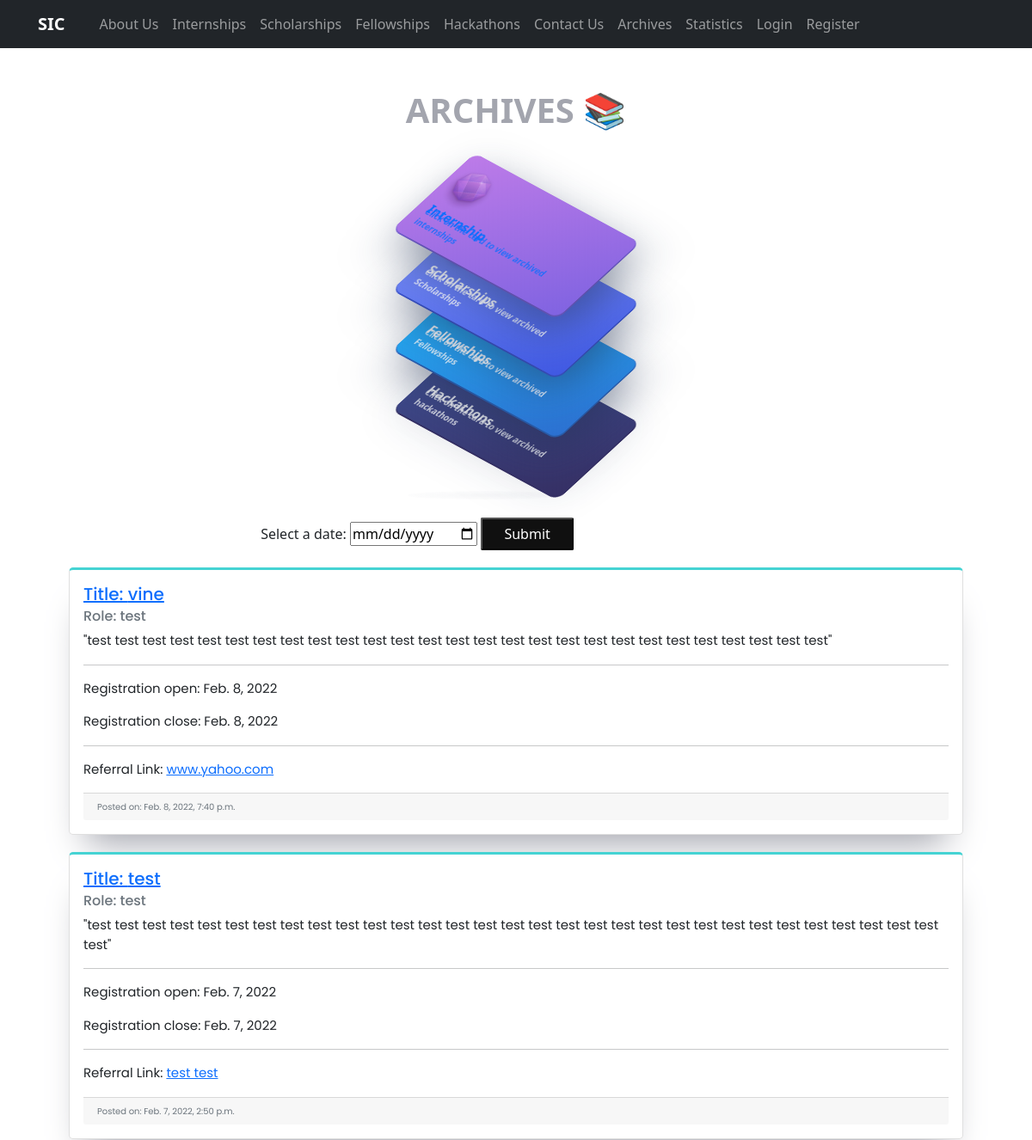
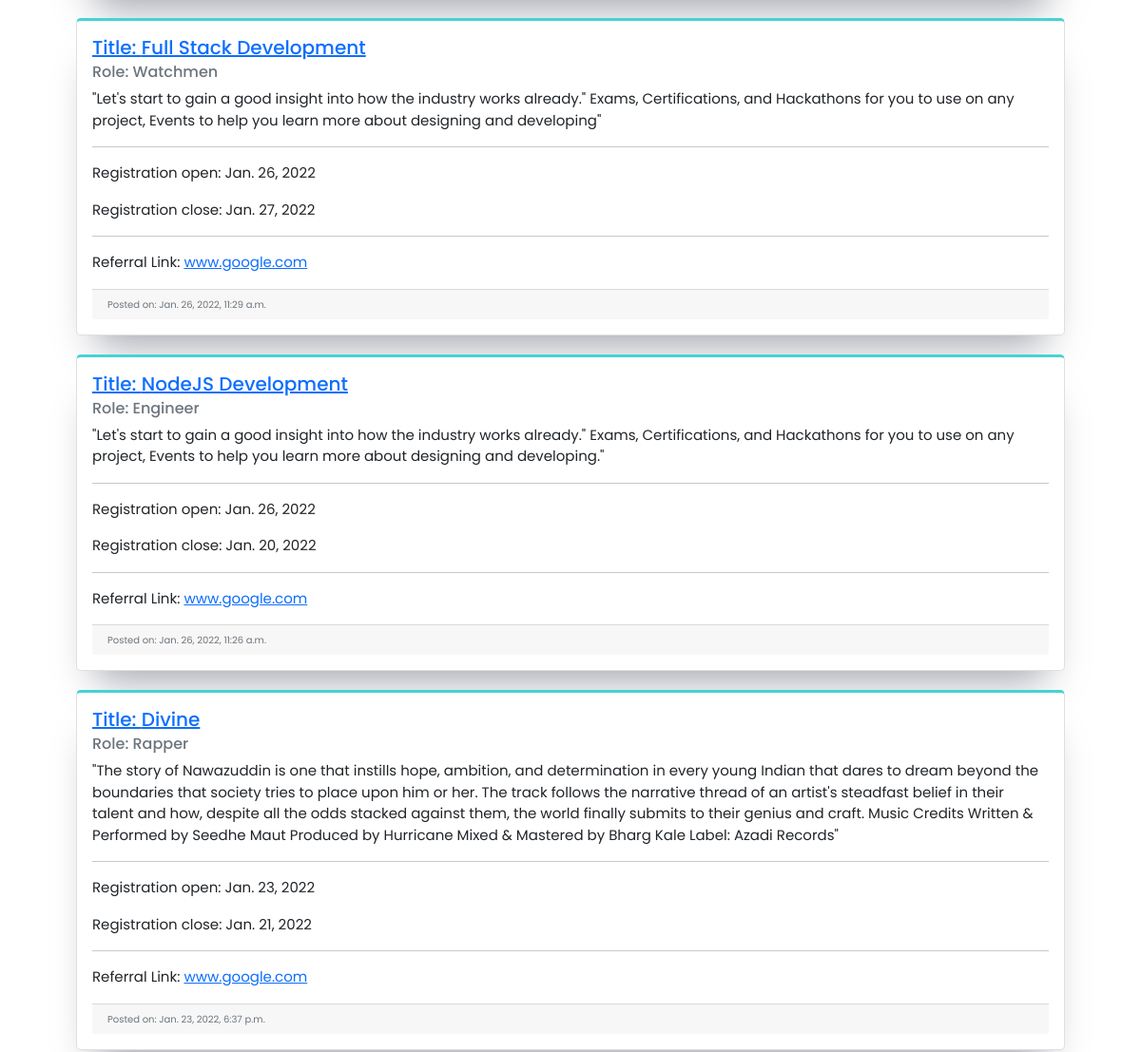
Page /archives/Internships/ (upper part) on the earlier database version (2 pictures, top to bottom).
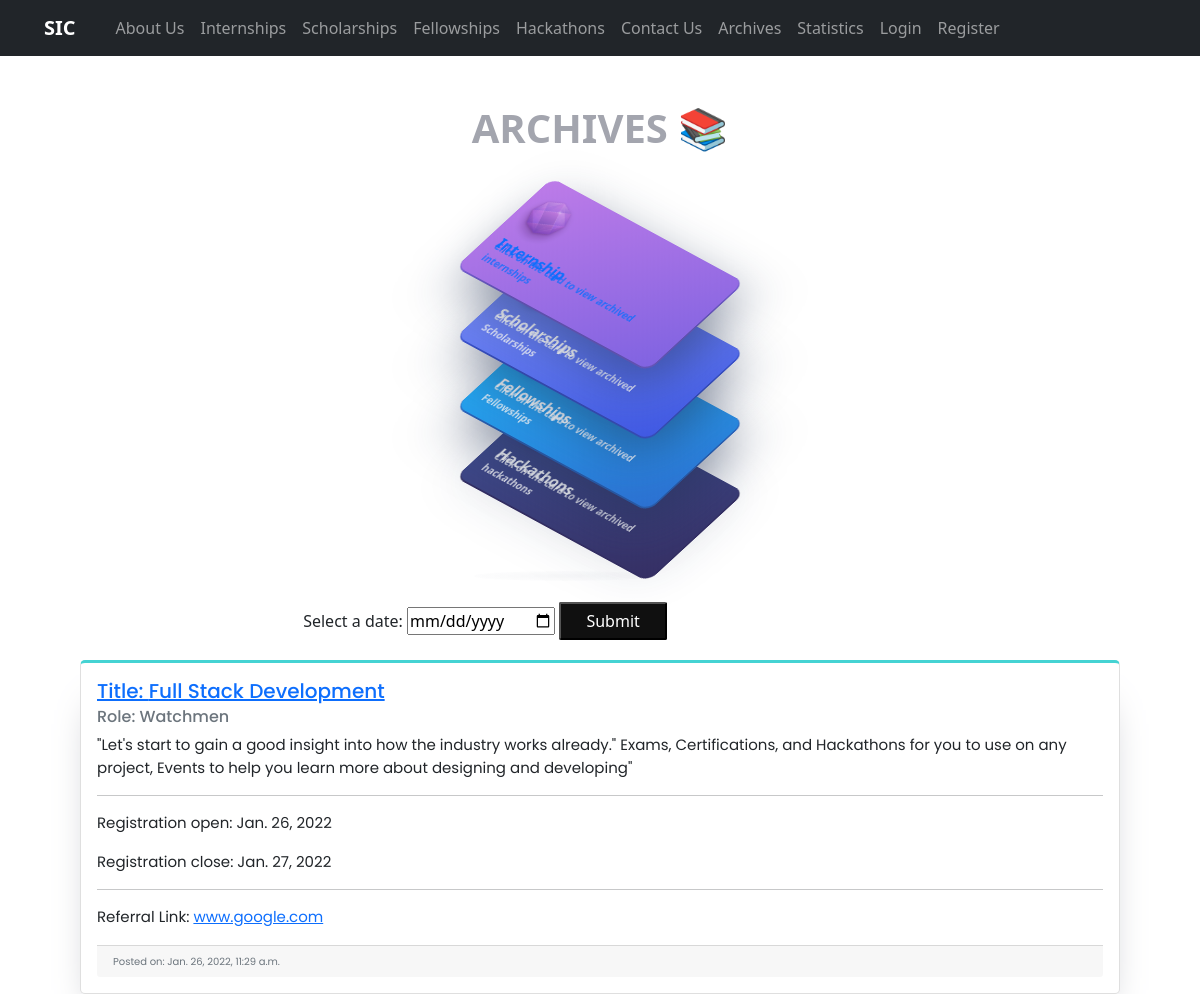
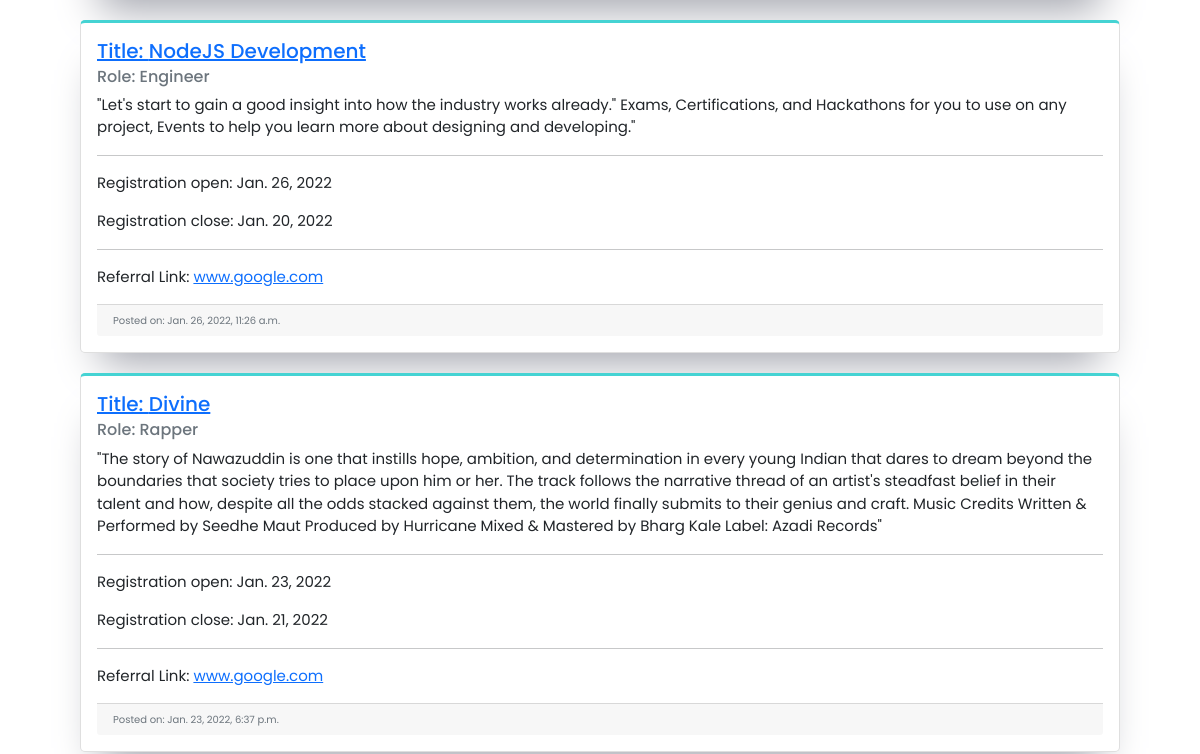
Same page on the later database version (2 pictures, top to bottom).
### page/models.py (models this page shows, shortened)
class Internship(models.Model):
    title = models.CharField(max_length=75, blank=False)
    comapny_org = models.CharField(max_length=150, blank=True)
    role = models.CharField(max_length=50, blank=False)
    format = models.CharField(max_length=50, blank=False)
    description = models.TextField()
    registration_open = models.DateField()
    registration_close = models.DateField()
    eligibility = models.TextField()
    referral_link = models.CharField(max_length=100, blank=False)
    branch = models.CharField(max_length=50, choices=BRANCH_CHOICES, default='Everyone')
    date_posted = models.DateTimeField(default=timezone.now, blank=False)

### page/views.py (the view, shortened to what this page needs)
# urls.py: path('archives/<str:section>/', views.archives_branch, name='archives-branch'),
def archives_branch(request, section):
    if section == "Internships":
        context = {
            'allarchives': all_archives,
            'count': Internship.objects.all().count(),
            'internships': Internship.objects.order_by('-date_posted')
        }
        return render(request, 'page/archives.html', context)
    return render(request, 'page/archives.html', context)

### page/templates/page/archives.html (shortened to what this page needs)
{% extends "page/base.html" %}
{% block content %}
{% load static %}
<div class="mainContainer">
<h1>
ARCHIVES 📚
</h1>
<div class="tariffCards">
   <div class="economy">
      <img alt="Economy" height="74">
      <a href="{% url 'archives-branch' 'Internships' %}"><h3>Internship</h3>
      <span>Click on the card to view archived  internships</span></a>
    </div>
    <div class="premiumeconomy">
      <h3>Scholarships</h3>
      <span>Click on the card to view archived Scholarships</span>
    </div>
    <div class="business">
      <h3>Fellowships</h3>
      <span>Click on the card to view archived Fellowships</span>
    </div>
    <div class="first">
      <h3>Hackathons</h3>
      <span>Click on the card to view archived hackathons</span>
    </div>
  </div>
<div class="fullcontainer">
    <div class="container">
    <div class="internships">
        {% if internships %}
            <form action="{% url 'selector' %}" method="post">
                <label for="date">Select a date:</label>
                <input type="date" id="date" name="date">
                <button class="button_base" type="submit">Submit</button>
            </form>
        {% endif %}
        {% for post in internships %}
        <div class="grid">
            <div class="card cardtwo">
                <div class="card-body">
                    <h5><a class="card-title" href="{% url 'specific_internship' post.title %}">Title: {{ post.title }}</a></h5>
                    <h6 class="card-subtitle mb-2 text-muted">Role: {{ post.role }}</h6>
                    <p class="card-text ">"{{ post.description }}"</p>
                    <hr>
                    <p class="card-texttwo ">Registration open: {{ post.registration_open}}</p>
                    <p class="card-texttwo ">Registration close: {{ post.registration_close}}</p>
                    <hr>
                    <p>Referral Link: <a href=https://{{ post.referral_link }} class="card-link">{{ post.referral_link }}</a>
                    </p>
                    <div class="card-footer text-muted" style="font-size:10px; text-align:left">Posted on: {{ post.date_posted }}
                    </div>
                </div>
            </div>
        </div>
        {% endfor %}
    </div>
    </div>
</div>
</div>
{% endblock content %}

### page/templates/page/base.html (shortened to what this page needs)
{% load static %}
<!DOCTYPE html>
<html lang="en">
  <head>
    <link
      href="https://cdn.jsdelivr.net/npm/bootstrap@5.1.3/dist/css/bootstrap.min.css"
      rel="stylesheet"
    />
  </head>
  <body>
    <nav class="navbar navbar-expand-lg navbar-dark bg-dark">
      <a class="navbar-brand" href="{% url 'page-about' %}">SIC</a>
      <div class="collapse navbar-collapse" id="navbarText">
        <ul class="navbar-nav mr-auto">
          <li class="nav-item">
            <a class="nav-link" href="{% url 'page-about' %}">About Us</a>
          </li>
          <li class="nav-item active">
            <a class="nav-link" href="{% url 'page-internships' %}"
              >Internships </a>
          </li>
          <li class="nav-item">
            <a class="nav-link" href="{% url 'page-scholarships' %}"
              >Scholarships</a
            >
          </li>
          <li class="nav-item">
            <a class="nav-link" href="{% url 'page-fellowships' %}"
              >Fellowships</a
            >
          </li>
          <li class="nav-item">
            <a class="nav-link" href="{% url 'page-hackathons' %}"
              >Hackathons</a
            >
          </li>
          <li class="nav-item">
            <a class="nav-link" href="{% url 'contact-us' %}">Contact Us</a>
          </li>
          <li class="nav-item">
            <a class="nav-link" href="{% url 'archives' %}">Archives</a>
          </li>
          <li class="nav-item">
            <a class="nav-link" href="{% url 'stats' %}">Statistics</a>
          </li>
          {% if user.is_authenticated %}
          <li class="nav-item">
            <a class="nav-link" href="{% url 'events' user.username %}"
              >Events</a
            >
          </li>
          <li class="nav-item">
            <a
              class="nav-link"
              href="{% url 'logout' %}"
              style="align-items: right; padding-left: 660%"
              >Logout</a
            >
          </li>
          {% else %}
          <li class="nav-item">
            <a class="nav-link" href="{% url 'login' %}">Login</a>
          </li>
          <li class="nav-item">
            <a class="nav-link" href="{% url 'register' %}">Register</a>
          </li>
          {% endif %}
        </ul>
      </div>
    </nav>
    {% block content %} {% endblock %}
  </body>
</html>

### page/templates/page/base.html (style rules this page uses)
.navbar-brand { padding-left: 1%; margin-right: 2rem; margin-left: 2rem; font-weight: bolder; }

### page/templates/page/archives.html (style rules this page uses)
.mainContainer { display: flex; flex-direction: column; justify-content: center; align-items: center; padding: 3rem; }
.mainContainer h1 { font-weight: bolder; margin-bottom: 2rem; color: hsl(229, 6%, 66%); }
.card { border-top: 3px solid hsl(180, 62%, 55%); margin: 20px; font-size: 15px; font-family: 'Poppins', sans-serif; border-radius: 5px; box-shadow: 0px 30px 40px -20px hsl(229, 6%, 66%); }
.button_base { background-color: #101010; color:white; padding: 5px; border-radius: 2px; width: 10% }
.tariffCards { margin: 20px; top: 50%; left: 50%; margin-bottom: 3rem; transform: translate3d(0, 0, 0); transform-style: preserve-3d; }
.tariffCards:after { position: absolute; bottom: -27px; left: 5%; content: ''; width: 65%; height: 10px; border-radius: 100%; background-image: radial-gradient(rgba(34,50,84,0.04), rgba(34,50,84,0)); }
.tariffCards > div { position: relative; width: 280px; height: 140px; border-radius: 12px; color: #fff; transform: rotateX(45deg) rotateY(-15deg) rotate(45deg); transition: all 0.4s ease; overflow: hidden; cursor: pointer; }
.tariffCards > div:after { position: absolute; top: -70px; left: 0; content: ''; width: 200%; height: 200%; background-image: linear-gradient(60deg, rgba(255,255,255,0) 20%, rgba(255,255,255,0.1), rgba(255,255,255,0) 80%); transform: translateX(-100%); }
.tariffCards > div img { margin-top: 15px; pointer-events: none; }
.tariffCards > div h3 { position: absolute; bottom: 28px; left: 15px; font-size: 18px; font-weight: 800; }
.tariffCards > div span { position: absolute; font-weight: 700; bottom: 15px; left: 15px; font-size: 12px; font-weight: 600; opacity: 0.8; }
.tariffCards > div.economy { margin-top: 0; z-index: 3; background-color: #8063e1; background-image: linear-gradient(135deg, #bd7be8, #8063e1); box-shadow: 20px 20px 60px rgba(34,50,84,0.5), 1px 1px 0px 1px #8063e1; }
.tariffCards > div.premiumeconomy { margin-top: -70px; z-index: 2; background-color: #3f58e3; background-image: linear-gradient(135deg, #7f94fc, #3f58e3); box-shadow: 20px 20px 60px rgba(34,50,84,0.5), 1px 1px 0px 1px #3f58e3; }
.tariffCards > div.business { margin-top: -70px; z-index: 1; background-color: #2c6fd1; background-image: linear-gradient(135deg, #21bbfe, #2c6fd1); box-shadow: 20px 20px 60px rgba(34,50,84,0.5), 1px 1px 0px 1px #2c6fd1; }
.tariffCards > div.first { margin-top: -70px; background-color: #352f64; background-image: linear-gradient(135deg, #415197, #352f64); box-shadow: 5px 5px 60px rgba(34,50,84,0.1), 1px 1px 0px 1px #352f64; }

Differences in the rows shown:
removed Internship: title "vine", role "test", description "test test test test test test test test test test test test test test test test test test test test test test test test test test test", registration_open "Feb. 8, 2022", registration_close "Feb. 8, 2022", referral_link "www.yahoo.com", date_posted "Feb. 8, 2022, 7:40 p.m."
removed Internship: title "test", role "test", description "test test test test test test test test test test test test test test test test test test test test test test test test test test test test test test test test", registration_open "Feb. 7, 2022", registration_close "Feb. 7, 2022", referral_link "test test", date_posted "Feb. 7, 2022, 2:50 p.m."
